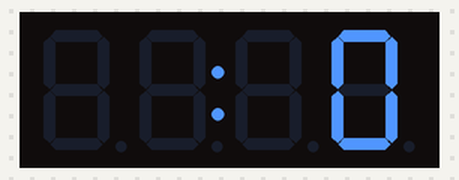
The sketch below on a simulated ESP8266 (NodeMCU). On the bench: 4-digit seven-segment display. WiFi joins after 1.5 s; servers stay silent unless stated; network time is answered at once with the bench clock; the local clock reads 2024-03-15 10:24:30 at power-on unless the sketch sets it; what the sketch prints to the serial monitor is not drawn.

Above: at 0.1 s.
At 1.7 s:
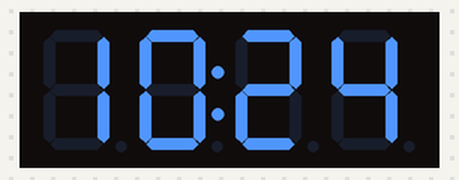
At 65.7 s:
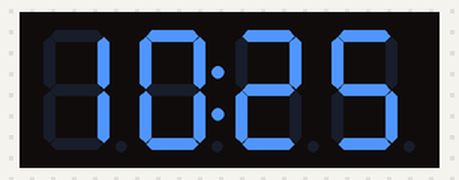
At 128.7 s:
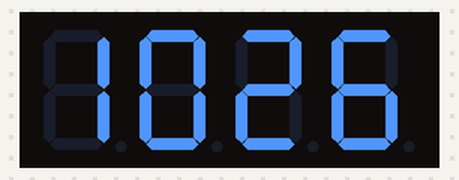

The sketch:

clock.ino
```cpp
#include <TM1637Display.h>
#include <ESP8266WiFi.h>
#include <NTPClient.h>
#include <WiFiUdp.h>
#include <ESP8266WebServer.h>
#include <ESP8266mDNS.h>
#include <ArduinoJson.h>
const char *ssid = "ssid";
const char *password = "password";

WiFiUDP ntpUDP;
ESP8266WebServer server(80);

//display config
const int CLK = 16; //clock pin
const int DIO = 14;//data? pin
TM1637Display display(CLK, DIO);

 //defaults
int daybrightness = 5; //display brightness daylight
int nightbrightness = 2; // display brightness night
int firsthourday = 6; //dawn hour
int lasthourday = 20; //dusk hour

int displaybrightness = 4;//display current brightness

//set ntp pool and substract 3 hours(-10800 seconds)
NTPClient timeClient(ntpUDP, "0.south-america.pool.ntp.org", -10800);


//handle not found on webserver
void handleNotFound() {
  server.send(200, "text/plain", "Not Found.");
}

//sets defaults to recieved parameters
void handleSetValues() {
  if (server.hasArg("plain") == false) {  //Check if body received
    server.send(200, "text/plain", "Body not received");
    return;
  }

  String body = server.arg("plain");
  DynamicJsonDocument doc(1024);
  auto error = deserializeJson(doc, body);

  if (error) {
    Serial.print(F("deserializeJson() failed with code "));
    Serial.println(error.c_str());

    server.send(200, "text/plain", "\"Fail\"");
    return;
  }

  daybrightness = doc["daybrightness"];
  nightbrightness = doc["nightbrightness"];
  firsthourday = doc["firsthourday"];
  lasthourday = doc["lasthourday"];
  server.send(200, "text/plain", "\"loud and clear\"");
  return;
}

//sends defaults to client
void handleGetData() {
  StaticJsonDocument<200> doc;
  doc["daybrightness"] = daybrightness;
  doc["nightbrightness"] = nightbrightness;
  doc["firsthourday"] = firsthourday;
  doc["lasthourday"] = lasthourday;
  //String(daybrightness) + "," + String(nightbrightness) + "," + String(firsthourday) + "," + String(lasthourday)
  String buf;
  serializeJson(doc, buf);
  server.send(200, "text/plain", buf);
  return;
}

void setup() {

  Serial.begin(115200);

  display.setBrightness(4);//sets initial brightness
  //--wifi config--
  WiFi.mode(WIFI_STA);
  WiFi.begin(ssid, password);

  while (WiFi.status() != WL_CONNECTED) {
    display.showNumberDecEx(0000, 0x40, false, 4, 0);
    delay(500);
    Serial.print(".");
  }
  //--wifi config--
  display.showNumberDecEx(WiFi.localIP()[3], 0, false, 4, 0);

  Serial.println();
  timeClient.begin();

  server.handleClient();
  if (MDNS.begin("esp8266")) {
    Serial.println("MDNS responder started");
  }
  //--webserver confi--
  server.on("/", handleNotFound);
  server.on("/setvalues", handleSetValues);
  server.on("/getdata", handleGetData);
  server.onNotFound(handleNotFound);

  server.enableCORS(true);
  server.begin();
  //--webserver confi--
}

//applyes brightness value for night / day
void applyValues(int hours) {
  if(hours >= firsthourday || hours <= lasthourday){
    displaybrightness = daybrightness;
    return;
  }
  displaybrightness = nightbrightness;
}


//--delay props--
const long interval = 1000;
unsigned long previousMillis = 0;
int colonState = 0;
//--delay props--


int hours = 0;//hours in global scope, maybe should work in another solution
void loop() {
  unsigned long currentMillis = millis();
  applyValues(hours);
  if (currentMillis - previousMillis >= interval) {

    previousMillis = currentMillis;//resets interval
    timeClient.update();//updates ntp time

    //--sets minutes/hours--
    int minutes = timeClient.getMinutes();
    hours = timeClient.getHours();
    //--sets minutes/hours--

    //--makes colon blink--
    if (colonState == 0) {
      colonState = 1;
      display.showNumberDecEx(hours, 0x40, true, 2, 0);
      display.showNumberDecEx(minutes, 0, true, 2, 2);
    } else {
      colonState = 0;
      display.showNumberDecEx(hours, 0, true, 2, 0);
      display.showNumberDecEx(minutes, 0, true, 2, 2);
    }
    //--makes colon blink--
    MDNS.update();//idk if this is useful
  }
  server.handleClient();//handle webserver requests

  display.setBrightness(displaybrightness);//set display brightness
}
```
